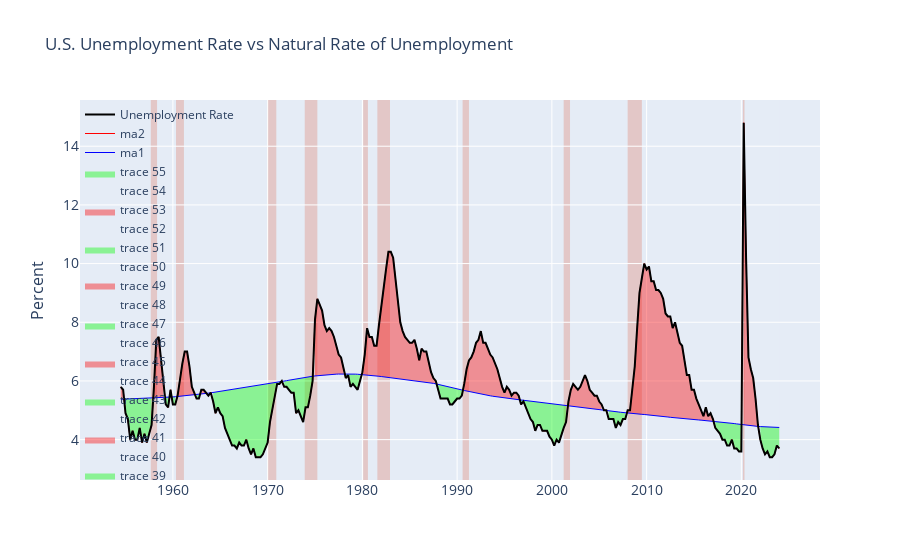

The notebook cell saved with this chart:
### Code cell
import pandas as pd
import plotly.graph_objs as go
import numpy as np

# Assuming the necessary imports and data retrieval have been done before this point

# Assuming srty, fred, and other necessary dataframes and libraries are available

UNRATE = pd.DataFrame(fred.get_series('UNRATE'))
NROU = pd.DataFrame(fred.get_series('NROU'))

# sample data
df = pd.DataFrame()
df['USREC'] = srty['USREC']
df['y'] = UNRATE.iloc[:, 0]
df['ma1'] = NROU.iloc[:, 0]
df['ma2'] = UNRATE.iloc[:, 0]
df = df.dropna()
df1 = df.copy()

# split data into chunks where averages cross each other
df['label'] = np.where(df['ma1'] > df['ma2'], 1, 0)
df['group'] = df['label'].ne(df['label'].shift()).cumsum()
df = df.groupby('group')
dfs = [data for _, data in df]

# custom function to set fill color
def fillcol(label):
    if label >= 1:
        return 'rgba(0,250,0,0.4)'
    else:
        return 'rgba(250,0,0,0.4)'

fig = go.Figure()

for data in dfs:
    fill_color = fillcol(data['label'].iloc[0])
    fig.add_trace(go.Scatter(x=data.index, y=data.ma1,
                             line=dict(color='rgba(0,0,0,0)')))
    fig.add_trace(go.Scatter(x=data.index, y=data.ma2,
                             line=dict(color='rgba(0,0,0,0)'),
                             fill='tonexty', 
                             fillcolor=fill_color))

# Include averages
fig.add_trace(go.Scatter(x=df1.index, y=df1.ma1,
                         line=dict(color='blue', width=1), name='ma1'))
fig.add_trace(go.Scatter(x=df1.index, y=df1.ma2,
                         line=dict(color='red', width=1), name='ma2'))

# Include main time-series
fig.add_trace(go.Scatter(x=df1.index, y=df1.y,
                         line=dict(color='black', width=2), name='Unemployment Rate'))

fig.update_layout(
    title='U.S. Unemployment Rate vs Natural Rate of Unemployment',
    xaxis_tickfont_size=14,
    yaxis=dict(
        title='Percent',
        titlefont_size=16,
        tickfont_size=14,
    ),
    legend=dict(
        x=0,
        y=1.0,
        bgcolor='rgba(255, 255, 255, 0)',
        bordercolor='rgba(255, 255, 255, 0)'
    ),
    barmode='group',
    bargap=0.15, # gap between bars of adjacent location coordinates.
    bargroupgap=0.1 # gap between bars of the same location coordinate.
)

# Highlight areas according to the event_type
current = ''
changes = []

for ind in srty.index:
    if current != srty['USREC'][ind]:
        current = srty['USREC'][ind]
        changes.append([srty['date'][ind], srty['USREC'][ind]])

color_dict = {'Yes': '#d9330d', 'No': '#e5ecf6'}

for i, val in enumerate(changes):
    if (i + 1) == len(changes):
        changes_last_date = changes[-1][0]
        changes_last_state = changes[-1][1]
        last_date = srty['date'].iloc[-1]
        fig.add_vrect(
            x0=changes_last_date, x1=last_date,
            fillcolor=color_dict[changes_last_state], opacity=0.2,
            layer="below", line_width=0
        )
    else:
        if changes[i][1] == 'Yes':
            fig.add_vrect(
                x0=changes[i][0], x1=changes[i+1][0],
                fillcolor=color_dict['Yes'], opacity=0.2,
                layer="below", line_width=0
            )

fig.update_layout(showlegend=True)  # Changed to showlegend=True to display legends
fig.show()

### Figure 1 — Plotly figure (JSON) as saved in the notebook; plotly's stock layout.template omitted (floating-point values rounded to 4 significant figures; data arrays with more than 128 entries replaced by an {"elided": "..."} marker saying what was removed)
{"data": [{"line": {"color": "rgba(0,0,0,0)"}, "type": "scatter", "x": ["1954-07-01T00:00:00", "1954-10-01T00:00:00"], "y": [5.376, 5.379]}, {"fill": "tonexty", "fillcolor": "rgba(250,0,0,0.4)", "line": {"color": "rgba(0,0,0,0)"}, "type": "scatter", "x": ["1954-07-01T00:00:00", "1954-10-01T00:00:00"], "y": [5.8, 5.7]}, {"line": {"color": "rgba(0,0,0,0)"}, "type": "scatter", "x": ["1955-01-01T00:00:00", "1955-04-01T00:00:00", "1955-07-01T00:00:00", "1955-10-01T00:00:00", "1956-01-01T00:00:00", "1956-04-01T00:00:00", "1956-07-01T00:00:00", "1956-10-01T00:00:00", "1957-01-01T00:00:00", "1957-04-01T00:00:00", "1957-07-01T00:00:00", "1957-10-01T00:00:00"], "y": [5.381, 5.384, 5.386, 5.389, 5.391, 5.393, 5.396, 5.398, 5.401, 5.404, 5.407, 5.411]}, {"fill": "tonexty", "fillcolor": "rgba(0,250,0,0.4)", "line": {"color": "rgba(0,0,0,0)"}, "type": "scatter", "x": ["1955-01-01T00:00:00", "1955-04-01T00:00:00", "1955-07-01T00:00:00", "1955-10-01T00:00:00", "1956-01-01T00:00:00", "1956-04-01T00:00:00", "1956-07-01T00:00:00", "1956-10-01T00:00:00", "1957-01-01T00:00:00", "1957-04-01T00:00:00", "1957-07-01T00:00:00", "1957-10-01T00:00:00"], "y": [4.9, 4.7, 4, 4.3, 4, 4, 4.4, 3.9, 4.2, 3.9, 4.2, 4.5]}, {"line": {"color": "rgba(0,0,0,0)"}, "type": "scatter", "x": ["1958-01-01T00:00:00", "1958-04-01T00:00:00", "1958-07-01T00:00:00", "1958-10-01T00:00:00", "1959-01-01T00:00:00"], "y": [5.414, 5.418, 5.423, 5.427, 5.433]}, {"fill": "tonexty", "fillcolor": "rgba(250,0,0,0.4)", "line": {"color": "rgba(0,0,0,0)"}, "type": "scatter", "x": ["1958-01-01T00:00:00", "1958-04-01T00:00:00", "1958-07-01T00:00:00", "1958-10-01T00:00:00", "1959-01-01T00:00:00"], "y": [5.8, 7.4, 7.5, 6.7, 6]}, {"line": {"color": "rgba(0,0,0,0)"}, "type": "scatter", "x": ["1959-04-01T00:00:00", "1959-07-01T00:00:00"], "y": [5.438, 5.444]}, {"fill": "tonexty", "fillcolor": "rgba(0,250,0,0.4)", "line": {"color": "rgba(0,0,0,0)"}, "type": "scatter", "x": ["1959-04-01T00:00:00", "1959-07-01T00:00:00"], "y": [5.2, 5.1]}, {"line": {"color": "rgba(0,0,0,0)"}, "type": "scatter", "x": ["1959-10-01T00:00:00"], "y": [5.45]}, {"fill": "tonexty", "fillcolor": "rgba(250,0,0,0.4)", "line": {"color": "rgba(0,0,0,0)"}, "type": "scatter", "x": ["1959-10-01T00:00:00"], "y": [5.7]}, {"line": {"color": "rgba(0,0,0,0)"}, "type": "scatter", "x": ["1960-01-01T00:00:00", "1960-04-01T00:00:00"], "y": [5.456, 5.463]}, {"fill": "tonexty", "fillcolor": "rgba(0,250,0,0.4)", "line": {"color": "rgba(0,0,0,0)"}, "type": "scatter", "x": ["1960-01-01T00:00:00", "1960-04-01T00:00:00"], "y": [5.2, 5.2]}, {"line": {"color": "rgba(0,0,0,0)"}, "type": "scatter", "x": ["1960-07-01T00:00:00", "1960-10-01T00:00:00", "1961-01-01T00:00:00", "1961-04-01T00:00:00", "1961-07-01T00:00:00", "1961-10-01T00:00:00", "1962-01-01T00:00:00", "1962-04-01T00:00:00"], "y": [5.47, 5.477, 5.484, 5.491, 5.499, 5.506, 5.515, 5.523]}, {"fill": "tonexty", "fillcolor": "rgba(250,0,0,0.4)", "line": {"color": "rgba(0,0,0,0)"}, "type": "scatter", "x": ["1960-07-01T00:00:00", "1960-10-01T00:00:00", "1961-01-01T00:00:00", "1961-04-01T00:00:00", "1961-07-01T00:00:00", "1961-10-01T00:00:00", "1962-01-01T00:00:00", "1962-04-01T00:00:00"], "y": [5.5, 6.1, 6.6, 7, 7, 6.5, 5.8, 5.6]}, {"line": {"color": "rgba(0,0,0,0)"}, "type": "scatter", "x": ["1962-07-01T00:00:00", "1962-10-01T00:00:00"], "y": [5.532, 5.541]}, {"fill": "tonexty", "fillcolor": "rgba(0,250,0,0.4)", "line": {"color": "rgba(0,0,0,0)"}, "type": "scatter", "x": ["1962-07-01T00:00:00", "1962-10-01T00:00:00"], "y": [5.4, 5.4]}, {"line": {"color": "rgba(0,0,0,0)"}, "type": "scatter", "x": ["1963-01-01T00:00:00", "1963-04-01T00:00:00", "1963-07-01T00:00:00"], "y": [5.551, 5.562, 5.572]}, {"fill": "tonexty", "fillcolor": "rgba(250,0,0,0.4)", "line": {"color": "rgba(0,0,0,0)"}, "type": "scatter", "x": ["1963-01-01T00:00:00", "1963-04-01T00:00:00", "1963-07-01T00:00:00"], "y": [5.7, 5.7, 5.6]}, {"line": {"color": "rgba(0,0,0,0)"}, "type": "scatter", "x": ["1963-10-01T00:00:00"], "y": [5.584]}, {"fill": "tonexty", "fillcolor": "rgba(0,250,0,0.4)", "line": {"color": "rgba(0,0,0,0)"}, "type": "scatter", "x": ["1963-10-01T00:00:00"], "y": [5.5]}, {"line": {"color": "rgba(0,0,0,0)"}, "type": "scatter", "x": ["1964-01-01T00:00:00"], "y": [5.596]}, {"fill": "tonexty", "fillcolor": "rgba(250,0,0,0.4)", "line": {"color": "rgba(0,0,0,0)"}, "type": "scatter", "x": ["1964-01-01T00:00:00"], "y": [5.6]}, {"line": {"color": "rgba(0,0,0,0)"}, "type": "scatter", "x": ["1964-04-01T00:00:00", "1964-07-01T00:00:00", "1964-10-01T00:00:00", "1965-01-01T00:00:00", "1965-04-01T00:00:00", "1965-07-01T00:00:00", "1965-10-01T00:00:00", "1966-01-01T00:00:00", "1966-04-01T00:00:00", "1966-07-01T00:00:00", "1966-10-01T00:00:00", "1967-01-01T00:00:00", "1967-04-01T00:00:00", "1967-07-01T00:00:00", "1967-10-01T00:00:00", "1968-01-01T00:00:00", "1968-04-01T00:00:00", "1968-07-01T00:00:00", "1968-10-01T00:00:00", "1969-01-01T00:00:00", "1969-04-01T00:00:00", "1969-07-01T00:00:00", "1969-10-01T00:00:00", "1970-01-01T00:00:00", "1970-04-01T00:00:00", "1970-07-01T00:00:00", "1970-10-01T00:00:00", "1971-01-01T00:00:00", "1971-04-01T00:00:00"], "y": [5.608, 5.62, 5.633, 5.646, 5.659, 5.672, 5.685, 5.698, 5.711, 5.723, 5.735, 5.747, 5.758, 5.77, 5.781, 5.792, 5.804, 5.815, 5.827, 5.839, 5.851, 5.864, 5.877, 5.89, 5.904, 5.918, 5.933, 5.948, 5.963]}, {"fill": "tonexty", "fillcolor": "rgba(0,250,0,0.4)", "line": {"color": "rgba(0,0,0,0)"}, "type": "scatter", "x": ["1964-04-01T00:00:00", "1964-07-01T00:00:00", "1964-10-01T00:00:00", "1965-01-01T00:00:00", "1965-04-01T00:00:00", "1965-07-01T00:00:00", "1965-10-01T00:00:00", "1966-01-01T00:00:00", "1966-04-01T00:00:00", "1966-07-01T00:00:00", "1966-10-01T00:00:00", "1967-01-01T00:00:00", "1967-04-01T00:00:00", "1967-07-01T00:00:00", "1967-10-01T00:00:00", "1968-01-01T00:00:00", "1968-04-01T00:00:00", "1968-07-01T00:00:00", "1968-10-01T00:00:00", "1969-01-01T00:00:00", "1969-04-01T00:00:00", "1969-07-01T00:00:00", "1969-10-01T00:00:00", "1970-01-01T00:00:00", "1970-04-01T00:00:00", "1970-07-01T00:00:00", "1970-10-01T00:00:00", "1971-01-01T00:00:00", "1971-04-01T00:00:00"], "y": [5.3, 4.9, 5.1, 4.9, 4.8, 4.4, 4.2, 4, 3.8, 3.8, 3.7, 3.9, 3.8, 3.8, 4, 3.7, 3.5, 3.7, 3.4, 3.4, 3.4, 3.5, 3.7, 3.9, 4.6, 5, 5.5, 5.9, 5.9]}, {"line": {"color": "rgba(0,0,0,0)"}, "type": "scatter", "x": ["1971-07-01T00:00:00"], "y": [5.979]}, {"fill": "tonexty", "fillcolor": "rgba(250,0,0,0.4)", "line": {"color": "rgba(0,0,0,0)"}, "type": "scatter", "x": ["1971-07-01T00:00:00"], "y": [6]}, {"line": {"color": "rgba(0,0,0,0)"}, "type": "scatter", "x": ["1971-10-01T00:00:00", "1972-01-01T00:00:00", "1972-04-01T00:00:00", "1972-07-01T00:00:00", "1972-10-01T00:00:00", "1973-01-01T00:00:00", "1973-04-01T00:00:00", "1973-07-01T00:00:00", "1973-10-01T00:00:00", "1974-01-01T00:00:00", "1974-04-01T00:00:00", "1974-07-01T00:00:00", "1974-10-01T00:00:00"], "y": [5.994, 6.01, 6.026, 6.041, 6.057, 6.072, 6.086, 6.1, 6.114, 6.127, 6.139, 6.15, 6.161]}, {"fill": "tonexty", "fillcolor": "rgba(0,250,0,0.4)", "line": {"color": "rgba(0,0,0,0)"}, "type": "scatter", "x": ["1971-10-01T00:00:00", "1972-01-01T00:00:00", "1972-04-01T00:00:00", "1972-07-01T00:00:00", "1972-10-01T00:00:00", "1973-01-01T00:00:00", "1973-04-01T00:00:00", "1973-07-01T00:00:00", "1973-10-01T00:00:00", "1974-01-01T00:00:00", "1974-04-01T00:00:00", "1974-07-01T00:00:00", "1974-10-01T00:00:00"], "y": [5.8, 5.8, 5.7, 5.6, 5.6, 4.9, 5, 4.8, 4.6, 5.1, 5.1, 5.5, 6]}, {"line": {"color": "rgba(0,0,0,0)"}, "type": "scatter", "x": ["1975-01-01T00:00:00", "1975-04-01T00:00:00", "1975-07-01T00:00:00", "1975-10-01T00:00:00", "1976-01-01T00:00:00", "1976-04-01T00:00:00", "1976-07-01T00:00:00", "1976-10-01T00:00:00", "1977-01-01T00:00:00", "1977-04-01T00:00:00", "1977-07-01T00:00:00", "1977-10-01T00:00:00", "1978-01-01T00:00:00"], "y": [6.171, 6.18, 6.189, 6.197, 6.205, 6.211, 6.218, 6.223, 6.228, 6.232, 6.235, 6.238, 6.239]}, {"fill": "tonexty", "fillcolor": "rgba(250,0,0,0.4)", "line": {"color": "rgba(0,0,0,0)"}, "type": "scatter", "x": ["1975-01-01T00:00:00", "1975-04-01T00:00:00", "1975-07-01T00:00:00", "1975-10-01T00:00:00", "1976-01-01T00:00:00", "1976-04-01T00:00:00", "1976-07-01T00:00:00", "1976-10-01T00:00:00", "1977-01-01T00:00:00", "1977-04-01T00:00:00", "1977-07-01T00:00:00", "1977-10-01T00:00:00", "1978-01-01T00:00:00"], "y": [8.1, 8.8, 8.6, 8.4, 7.9, 7.7, 7.8, 7.7, 7.5, 7.2, 6.9, 6.8, 6.4]}, {"line": {"color": "rgba(0,0,0,0)"}, "type": "scatter", "x": ["1978-04-01T00:00:00", "1978-07-01T00:00:00", "1978-10-01T00:00:00", "1979-01-01T00:00:00", "1979-04-01T00:00:00", "1979-07-01T00:00:00", "1979-10-01T00:00:00"], "y": [6.24, 6.24, 6.238, 6.236, 6.233, 6.228, 6.223]}, {"fill": "tonexty", "fillcolor": "rgba(0,250,0,0.4)", "line": {"color": "rgba(0,0,0,0)"}, "type": "scatter", "x": ["1978-04-01T00:00:00", "1978-07-01T00:00:00", "1978-10-01T00:00:00", "1979-01-01T00:00:00", "1979-04-01T00:00:00", "1979-07-01T00:00:00", "1979-10-01T00:00:00"], "y": [6.1, 6.2, 5.8, 5.9, 5.8, 5.7, 6]}, {"line": {"color": "rgba(0,0,0,0)"}, "type": "scatter", "x": ["1980-01-01T00:00:00", "1980-04-01T00:00:00", "1980-07-01T00:00:00", "1980-10-01T00:00:00", "1981-01-01T00:00:00", "1981-04-01T00:00:00", "1981-07-01T00:00:00", "1981-10-01T00:00:00", "1982-01-01T00:00:00", "1982-04-01T00:00:00", "1982-07-01T00:00:00", "1982-10-01T00:00:00", "1983-01-01T00:00:00", "1983-04-01T00:00:00", "1983-07-01T00:00:00", "1983-10-01T00:00:00", "1984-01-01T00:00:00", "1984-04-01T00:00:00", "1984-07-01T00:00:00", "1984-10-01T00:00:00", "1985-01-01T00:00:00", "1985-04-01T00:00:00", "1985-07-01T00:00:00", "1985-10-01T00:00:00", "1986-01-01T00:00:00", "1986-04-01T00:00:00", "1986-07-01T00:00:00", "1986-10-01T00:00:00", "1987-01-01T00:00:00", "1987-04-01T00:00:00", "1987-07-01T00:00:00", "1987-10-01T00:00:00"], "y": [6.217, 6.211, 6.203, 6.195, 6.187, 6.178, 6.169, 6.16, 6.151, 6.141, 6.132, 6.122, 6.113, 6.104, 6.094, 6.085, 6.076, 6.067, 6.058, 6.048, 6.039, 6.029, 6.019, 6.009, 5.998, 5.986, 5.974, 5.961, 5.948, 5.933, 5.918, 5.902]}, {"fill": "tonexty", "fillcolor": "rgba(250,0,0,0.4)", "line": {"color": "rgba(0,0,0,0)"}, "type": "scatter", "x": ["1980-01-01T00:00:00", "1980-04-01T00:00:00", "1980-07-01T00:00:00", "1980-10-01T00:00:00", "1981-01-01T00:00:00", "1981-04-01T00:00:00", "1981-07-01T00:00:00", "1981-10-01T00:00:00", "1982-01-01T00:00:00", "1982-04-01T00:00:00", "1982-07-01T00:00:00", "1982-10-01T00:00:00", "1983-01-01T00:00:00", "1983-04-01T00:00:00", "1983-07-01T00:00:00", "1983-10-01T00:00:00", "1984-01-01T00:00:00", "1984-04-01T00:00:00", "1984-07-01T00:00:00", "1984-10-01T00:00:00", "1985-01-01T00:00:00", "1985-04-01T00:00:00", "1985-07-01T00:00:00", "1985-10-01T00:00:00", "1986-01-01T00:00:00", "1986-04-01T00:00:00", "1986-07-01T00:00:00", "1986-10-01T00:00:00", "1987-01-01T00:00:00", "1987-04-01T00:00:00", "1987-07-01T00:00:00", "1987-10-01T00:00:00"], "y": [6.3, 6.9, 7.8, 7.5, 7.5, 7.2, 7.2, 7.9, 8.6, 9.3, 9.8, 10.4, 10.4, 10.2, 9.4, 8.8, 8, 7.7, 7.5, 7.4, 7.3, 7.3, 7.4, 7.1, 6.7, 7.1, 7, 7, 6.6, 6.3, 6.1, 6]}, {"line": {"color": "rgba(0,0,0,0)"}, "type": "scatter", "x": ["1988-01-01T00:00:00", "1988-04-01T00:00:00", "1988-07-01T00:00:00", "1988-10-01T00:00:00", "1989-01-01T00:00:00", "1989-04-01T00:00:00", "1989-07-01T00:00:00", "1989-10-01T00:00:00", "1990-01-01T00:00:00", "1990-04-01T00:00:00", "1990-07-01T00:00:00"], "y": [5.885, 5.867, 5.849, 5.83, 5.811, 5.792, 5.772, 5.752, 5.733, 5.713, 5.694]}, {"fill": "tonexty", "fillcolor": "rgba(0,250,0,0.4)", "line": {"color": "rgba(0,0,0,0)"}, "type": "scatter", "x": ["1988-01-01T00:00:00", "1988-04-01T00:00:00", "1988-07-01T00:00:00", "1988-10-01T00:00:00", "1989-01-01T00:00:00", "1989-04-01T00:00:00", "1989-07-01T00:00:00", "1989-10-01T00:00:00", "1990-01-01T00:00:00", "1990-04-01T00:00:00", "1990-07-01T00:00:00"], "y": [5.7, 5.4, 5.4, 5.4, 5.4, 5.2, 5.2, 5.3, 5.4, 5.4, 5.5]}, {"line": {"color": "rgba(0,0,0,0)"}, "type": "scatter", "x": ["1990-10-01T00:00:00", "1991-01-01T00:00:00", "1991-04-01T00:00:00", "1991-07-01T00:00:00", "1991-10-01T00:00:00", "1992-01-01T00:00:00", "1992-04-01T00:00:00", "1992-07-01T00:00:00", "1992-10-01T00:00:00", "1993-01-01T00:00:00", "1993-04-01T00:00:00", "1993-07-01T00:00:00", "1993-10-01T00:00:00", "1994-01-01T00:00:00", "1994-04-01T00:00:00", "1994-07-01T00:00:00", "1994-10-01T00:00:00", "1995-01-01T00:00:00", "1995-04-01T00:00:00", "1995-07-01T00:00:00", "1995-10-01T00:00:00", "1996-01-01T00:00:00", "1996-04-01T00:00:00", "1996-07-01T00:00:00"], "y": [5.675, 5.656, 5.638, 5.62, 5.603, 5.586, 5.569, 5.553, 5.538, 5.522, 5.508, 5.494, 5.48, 5.467, 5.455, 5.443, 5.431, 5.42, 5.409, 5.399, 5.389, 5.379, 5.37, 5.36]}, {"fill": "tonexty", "fillcolor": "rgba(250,0,0,0.4)", "line": {"color": "rgba(0,0,0,0)"}, "type": "scatter", "x": ["1990-10-01T00:00:00", "1991-01-01T00:00:00", "1991-04-01T00:00:00", "1991-07-01T00:00:00", "1991-10-01T00:00:00", "1992-01-01T00:00:00", "1992-04-01T00:00:00", "1992-07-01T00:00:00", "1992-10-01T00:00:00", "1993-01-01T00:00:00", "1993-04-01T00:00:00", "1993-07-01T00:00:00", "1993-10-01T00:00:00", "1994-01-01T00:00:00", "1994-04-01T00:00:00", "1994-07-01T00:00:00", "1994-10-01T00:00:00", "1995-01-01T00:00:00", "1995-04-01T00:00:00", "1995-07-01T00:00:00", "1995-10-01T00:00:00", "1996-01-01T00:00:00", "1996-04-01T00:00:00", "1996-07-01T00:00:00"], "y": [5.9, 6.4, 6.7, 6.8, 7, 7.3, 7.4, 7.7, 7.3, 7.3, 7.1, 6.9, 6.8, 6.6, 6.4, 6.1, 5.8, 5.6, 5.8, 5.7, 5.5, 5.6, 5.6, 5.5]}, {"line": {"color": "rgba(0,0,0,0)"}, "type": "scatter", "x": ["1996-10-01T00:00:00", "1997-01-01T00:00:00", "1997-04-01T00:00:00", "1997-07-01T00:00:00", "1997-10-01T00:00:00", "1998-01-01T00:00:00", "1998-04-01T00:00:00", "1998-07-01T00:00:00", "1998-10-01T00:00:00", "1999-01-01T00:00:00", "1999-04-01T00:00:00", "1999-07-01T00:00:00", "1999-10-01T00:00:00", "2000-01-01T00:00:00", "2000-04-01T00:00:00", "2000-07-01T00:00:00", "2000-10-01T00:00:00", "2001-01-01T00:00:00", "2001-04-01T00:00:00", "2001-07-01T00:00:00"], "y": [5.351, 5.342, 5.332, 5.323, 5.314, 5.304, 5.295, 5.285, 5.275, 5.265, 5.255, 5.245, 5.235, 5.225, 5.215, 5.204, 5.194, 5.183, 5.173, 5.162]}, {"fill": "tonexty", "fillcolor": "rgba(0,250,0,0.4)", "line": {"color": "rgba(0,0,0,0)"}, "type": "scatter", "x": ["1996-10-01T00:00:00", "1997-01-01T00:00:00", "1997-04-01T00:00:00", "1997-07-01T00:00:00", "1997-10-01T00:00:00", "1998-01-01T00:00:00", "1998-04-01T00:00:00", "1998-07-01T00:00:00", "1998-10-01T00:00:00", "1999-01-01T00:00:00", "1999-04-01T00:00:00", "1999-07-01T00:00:00", "1999-10-01T00:00:00", "2000-01-01T00:00:00", "2000-04-01T00:00:00", "2000-07-01T00:00:00", "2000-10-01T00:00:00", "2001-01-01T00:00:00", "2001-04-01T00:00:00", "2001-07-01T00:00:00"], "y": [5.2, 5.3, 5.1, 4.9, 4.7, 4.6, 4.3, 4.5, 4.5, 4.3, 4.3, 4.3, 4.1, 4, 3.8, 4, 3.9, 4.2, 4.4, 4.6]}, {"line": {"color": "rgba(0,0,0,0)"}, "type": "scatter", "x": ["2001-10-01T00:00:00", "2002-01-01T00:00:00", "2002-04-01T00:00:00", "2002-07-01T00:00:00", "2002-10-01T00:00:00", "2003-01-01T00:00:00", "2003-04-01T00:00:00", "2003-07-01T00:00:00", "2003-10-01T00:00:00", "2004-01-01T00:00:00", "2004-04-01T00:00:00", "2004-07-01T00:00:00", "2004-10-01T00:00:00", "2005-01-01T00:00:00", "2005-04-01T00:00:00"], "y": [5.151, 5.141, 5.13, 5.119, 5.109, 5.098, 5.088, 5.077, 5.067, 5.057, 5.047, 5.038, 5.029, 5.02, 5.012]}, {"fill": "tonexty", "fillcolor": "rgba(250,0,0,0.4)", "line": {"color": "rgba(0,0,0,0)"}, "type": "scatter", "x": ["2001-10-01T00:00:00", "2002-01-01T00:00:00", "2002-04-01T00:00:00", "2002-07-01T00:00:00", "2002-10-01T00:00:00", "2003-01-01T00:00:00", "2003-04-01T00:00:00", "2003-07-01T00:00:00", "2003-10-01T00:00:00", "2004-01-01T00:00:00", "2004-04-01T00:00:00", "2004-07-01T00:00:00", "2004-10-01T00:00:00", "2005-01-01T00:00:00", "2005-04-01T00:00:00"], "y": [5.3, 5.7, 5.9, 5.8, 5.7, 5.8, 6, 6.2, 6, 5.7, 5.6, 5.5, 5.5, 5.3, 5.2]}, {"line": {"color": "rgba(0,0,0,0)"}, "type": "scatter", "x": ["2005-07-01T00:00:00"], "y": [5.004]}, {"fill": "tonexty", "fillcolor": "rgba(0,250,0,0.4)", "line": {"color": "rgba(0,0,0,0)"}, "type": "scatter", "x": ["2005-07-01T00:00:00"], "y": [5]}, {"line": {"color": "rgba(0,0,0,0)"}, "type": "scatter", "x": ["2005-10-01T00:00:00"], "y": [4.997]}, {"fill": "tonexty", "fillcolor": "rgba(250,0,0,0.4)", "line": {"color": "rgba(0,0,0,0)"}, "type": "scatter", "x": ["2005-10-01T00:00:00"], "y": [5]}, {"line": {"color": "rgba(0,0,0,0)"}, "type": "scatter", "x": ["2006-01-01T00:00:00", "2006-04-01T00:00:00", "2006-07-01T00:00:00", "2006-10-01T00:00:00", "2007-01-01T00:00:00", "2007-04-01T00:00:00", "2007-07-01T00:00:00", "2007-10-01T00:00:00"], "y": [4.987, 4.977, 4.966, 4.955, 4.944, 4.933, 4.923, 4.913]}, {"fill": "tonexty", "fillcolor": "rgba(0,250,0,0.4)", "line": {"color": "rgba(0,0,0,0)"}, "type": "scatter", "x": ["2006-01-01T00:00:00", "2006-04-01T00:00:00", "2006-07-01T00:00:00", "2006-10-01T00:00:00", "2007-01-01T00:00:00", "2007-04-01T00:00:00", "2007-07-01T00:00:00", "2007-10-01T00:00:00"], "y": [4.7, 4.7, 4.7, 4.4, 4.6, 4.5, 4.7, 4.7]}, {"line": {"color": "rgba(0,0,0,0)"}, "type": "scatter", "x": ["2008-01-01T00:00:00", "2008-04-01T00:00:00", "2008-07-01T00:00:00", "2008-10-01T00:00:00", "2009-01-01T00:00:00", "2009-04-01T00:00:00", "2009-07-01T00:00:00", "2009-10-01T00:00:00", "2010-01-01T00:00:00", "2010-04-01T00:00:00", "2010-07-01T00:00:00", "2010-10-01T00:00:00", "2011-01-01T00:00:00", "2011-04-01T00:00:00", "2011-07-01T00:00:00", "2011-10-01T00:00:00", "2012-01-01T00:00:00", "2012-04-01T00:00:00", "2012-07-01T00:00:00", "2012-10-01T00:00:00", "2013-01-01T00:00:00", "2013-04-01T00:00:00", "2013-07-01T00:00:00", "2013-10-01T00:00:00", "2014-01-01T00:00:00", "2014-04-01T00:00:00", "2014-07-01T00:00:00", "2014-10-01T00:00:00", "2015-01-01T00:00:00", "2015-04-01T00:00:00", "2015-07-01T00:00:00", "2015-10-01T00:00:00", "2016-01-01T00:00:00", "2016-04-01T00:00:00", "2016-07-01T00:00:00", "2016-10-01T00:00:00", "2017-01-01T00:00:00"], "y": [4.904, 4.896, 4.888, 4.882, 4.875, 4.869, 4.863, 4.857, 4.851, 4.844, 4.837, 4.829, 4.82, 4.811, 4.802, 4.792, 4.781, 4.771, 4.762, 4.752, 4.743, 4.734, 4.726, 4.718, 4.711, 4.704, 4.697, 4.69, 4.684, 4.677, 4.671, 4.664, 4.657, 4.65, 4.643, 4.636, 4.628]}, {"fill": "tonexty", "fillcolor": "rgba(250,0,0,0.4)", "line": {"color": "rgba(0,0,0,0)"}, "type": "scatter", "x": ["2008-01-01T00:00:00", "2008-04-01T00:00:00", "2008-07-01T00:00:00", "2008-10-01T00:00:00", "2009-01-01T00:00:00", "2009-04-01T00:00:00", "2009-07-01T00:00:00", "2009-10-01T00:00:00", "2010-01-01T00:00:00", "2010-04-01T00:00:00", "2010-07-01T00:00:00", "2010-10-01T00:00:00", "2011-01-01T00:00:00", "2011-04-01T00:00:00", "2011-07-01T00:00:00", "2011-10-01T00:00:00", "2012-01-01T00:00:00", "2012-04-01T00:00:00", "2012-07-01T00:00:00", "2012-10-01T00:00:00", "2013-01-01T00:00:00", "2013-04-01T00:00:00", "2013-07-01T00:00:00", "2013-10-01T00:00:00", "2014-01-01T00:00:00", "2014-04-01T00:00:00", "2014-07-01T00:00:00", "2014-10-01T00:00:00", "2015-01-01T00:00:00", "2015-04-01T00:00:00", "2015-07-01T00:00:00", "2015-10-01T00:00:00", "2016-01-01T00:00:00", "2016-04-01T00:00:00", "2016-07-01T00:00:00", "2016-10-01T00:00:00", "2017-01-01T00:00:00"], "y": [5, 5, 5.8, 6.5, 7.8, 9, 9.5, 10, 9.8, 9.9, 9.4, 9.4, 9.1, 9.1, 9, 8.8, 8.3, 8.2, 8.2, 7.8, 8, 7.6, 7.3, 7.2, 6.6, 6.2, 6.2, 5.7, 5.7, 5.4, 5.2, 5, 4.8, 5.1, 4.8, 4.9, 4.7]}, {"line": {"color": "rgba(0,0,0,0)"}, "type": "scatter", "x": ["2017-04-01T00:00:00", "2017-07-01T00:00:00", "2017-10-01T00:00:00", "2018-01-01T00:00:00", "2018-04-01T00:00:00", "2018-07-01T00:00:00", "2018-10-01T00:00:00", "2019-01-01T00:00:00", "2019-04-01T00:00:00", "2019-07-01T00:00:00", "2019-10-01T00:00:00", "2020-01-01T00:00:00"], "y": [4.621, 4.613, 4.605, 4.597, 4.588, 4.579, 4.569, 4.559, 4.548, 4.537, 4.525, 4.513]}, {"fill": "tonexty", "fillcolor": "rgba(0,250,0,0.4)", "line": {"color": "rgba(0,0,0,0)"}, "type": "scatter", "x": ["2017-04-01T00:00:00", "2017-07-01T00:00:00", "2017-10-01T00:00:00", "2018-01-01T00:00:00", "2018-04-01T00:00:00", "2018-07-01T00:00:00", "2018-10-01T00:00:00", "2019-01-01T00:00:00", "2019-04-01T00:00:00", "2019-07-01T00:00:00", "2019-10-01T00:00:00", "2020-01-01T00:00:00"], "y": [4.4, 4.3, 4.2, 4, 4, 3.8, 3.8, 4, 3.7, 3.7, 3.6, 3.6]}, {"line": {"color": "rgba(0,0,0,0)"}, "type": "scatter", "x": ["2020-04-01T00:00:00", "2020-07-01T00:00:00", "2020-10-01T00:00:00", "2021-01-01T00:00:00", "2021-04-01T00:00:00", "2021-07-01T00:00:00", "2021-10-01T00:00:00"], "y": [4.501, 4.491, 4.481, 4.472, 4.464, 4.457, 4.451]}, {"fill": "tonexty", "fillcolor": "rgba(250,0,0,0.4)", "line": {"color": "rgba(0,0,0,0)"}, "type": "scatter", "x": ["2020-04-01T00:00:00", "2020-07-01T00:00:00", "2020-10-01T00:00:00", "2021-01-01T00:00:00", "2021-04-01T00:00:00", "2021-07-01T00:00:00", "2021-10-01T00:00:00"], "y": [14.8, 10.2, 6.8, 6.4, 6.1, 5.4, 4.5]}, {"line": {"color": "rgba(0,0,0,0)"}, "type": "scatter", "x": ["2022-01-01T00:00:00", "2022-04-01T00:00:00", "2022-07-01T00:00:00", "2022-10-01T00:00:00", "2023-01-01T00:00:00", "2023-04-01T00:00:00", "2023-07-01T00:00:00", "2023-10-01T00:00:00", "2024-01-01T00:00:00"], "y": [4.445, 4.44, 4.436, 4.432, 4.428, 4.425, 4.421, 4.418, 4.415]}, {"fill": "tonexty", "fillcolor": "rgba(0,250,0,0.4)", "line": {"color": "rgba(0,0,0,0)"}, "type": "scatter", "x": ["2022-01-01T00:00:00", "2022-04-01T00:00:00", "2022-07-01T00:00:00", "2022-10-01T00:00:00", "2023-01-01T00:00:00", "2023-04-01T00:00:00", "2023-07-01T00:00:00", "2023-10-01T00:00:00", "2024-01-01T00:00:00"], "y": [4, 3.7, 3.5, 3.6, 3.4, 3.4, 3.5, 3.8, 3.7]}, {"line": {"color": "blue", "width": 1}, "name": "ma1", "type": "scatter", "x": {"elided": "279 str values"}, "y": {"elided": "279 float values"}}, {"line": {"color": "red", "width": 1}, "name": "ma2", "type": "scatter", "x": {"elided": "279 str values"}, "y": {"elided": "279 float values"}}, {"line": {"color": "black", "width": 2}, "name": "Unemployment Rate", "type": "scatter", "x": {"elided": "279 str values"}, "y": {"elided": "279 float values"}}], "layout": {"bargap": 0.15, "bargroupgap": 0.1, "barmode": "group", "legend": {"bgcolor": "rgba(255, 255, 255, 0)", "bordercolor": "rgba(255, 255, 255, 0)", "x": 0, "y": 1}, "shapes": [{"fillcolor": "#d9330d", "layer": "below", "line": {"width": 0}, "opacity": 0.2, "type": "rect", "x0": "1957-09-01T00:00:00", "x1": "1958-05-01T00:00:00", "xref": "x", "y0": 0, "y1": 1, "yref": "y domain"}, {"fillcolor": "#d9330d", "layer": "below", "line": {"width": 0}, "opacity": 0.2, "type": "rect", "x0": "1960-05-01T00:00:00", "x1": "1961-03-01T00:00:00", "xref": "x", "y0": 0, "y1": 1, "yref": "y domain"}, {"fillcolor": "#d9330d", "layer": "below", "line": {"width": 0}, "opacity": 0.2, "type": "rect", "x0": "1970-01-01T00:00:00", "x1": "1970-12-01T00:00:00", "xref": "x", "y0": 0, "y1": 1, "yref": "y domain"}, {"fillcolor": "#d9330d", "layer": "below", "line": {"width": 0}, "opacity": 0.2, "type": "rect", "x0": "1973-12-01T00:00:00", "x1": "1975-04-01T00:00:00", "xref": "x", "y0": 0, "y1": 1, "yref": "y domain"}, {"fillcolor": "#d9330d", "layer": "below", "line": {"width": 0}, "opacity": 0.2, "type": "rect", "x0": "1980-02-01T00:00:00", "x1": "1980-08-01T00:00:00", "xref": "x", "y0": 0, "y1": 1, "yref": "y domain"}, {"fillcolor": "#d9330d", "layer": "below", "line": {"width": 0}, "opacity": 0.2, "type": "rect", "x0": "1981-08-01T00:00:00", "x1": "1982-12-01T00:00:00", "xref": "x", "y0": 0, "y1": 1, "yref": "y domain"}, {"fillcolor": "#d9330d", "layer": "below", "line": {"width": 0}, "opacity": 0.2, "type": "rect", "x0": "1990-08-01T00:00:00", "x1": "1991-04-01T00:00:00", "xref": "x", "y0": 0, "y1": 1, "yref": "y domain"}, {"fillcolor": "#d9330d", "layer": "below", "line": {"width": 0}, "opacity": 0.2, "type": "rect", "x0": "2001-04-01T00:00:00", "x1": "2001-12-01T00:00:00", "xref": "x", "y0": 0, "y1": 1, "yref": "y domain"}, {"fillcolor": "#d9330d", "layer": "below", "line": {"width": 0}, "opacity": 0.2, "type": "rect", "x0": "2008-01-01T00:00:00", "x1": "2009-07-01T00:00:00", "xref": "x", "y0": 0, "y1": 1, "yref": "y domain"}, {"fillcolor": "#d9330d", "layer": "below", "line": {"width": 0}, "opacity": 0.2, "type": "rect", "x0": "2020-03-01T00:00:00", "x1": "2020-05-01T00:00:00", "xref": "x", "y0": 0, "y1": 1, "yref": "y domain"}, {"fillcolor": "#e5ecf6", "layer": "below", "line": {"width": 0}, "opacity": 0.2, "type": "rect", "x0": "2020-05-01T00:00:00", "x1": "2024-01-01T00:00:00", "xref": "x", "y0": 0, "y1": 1, "yref": "y domain"}], "showlegend": true, "title": {"text": "U.S. Unemployment Rate vs Natural Rate of Unemployment"}, "xaxis": {"tickfont": {"size": 14}}, "yaxis": {"tickfont": {"size": 14}, "title": {"font": {"size": 16}, "text": "Percent"}}}}
